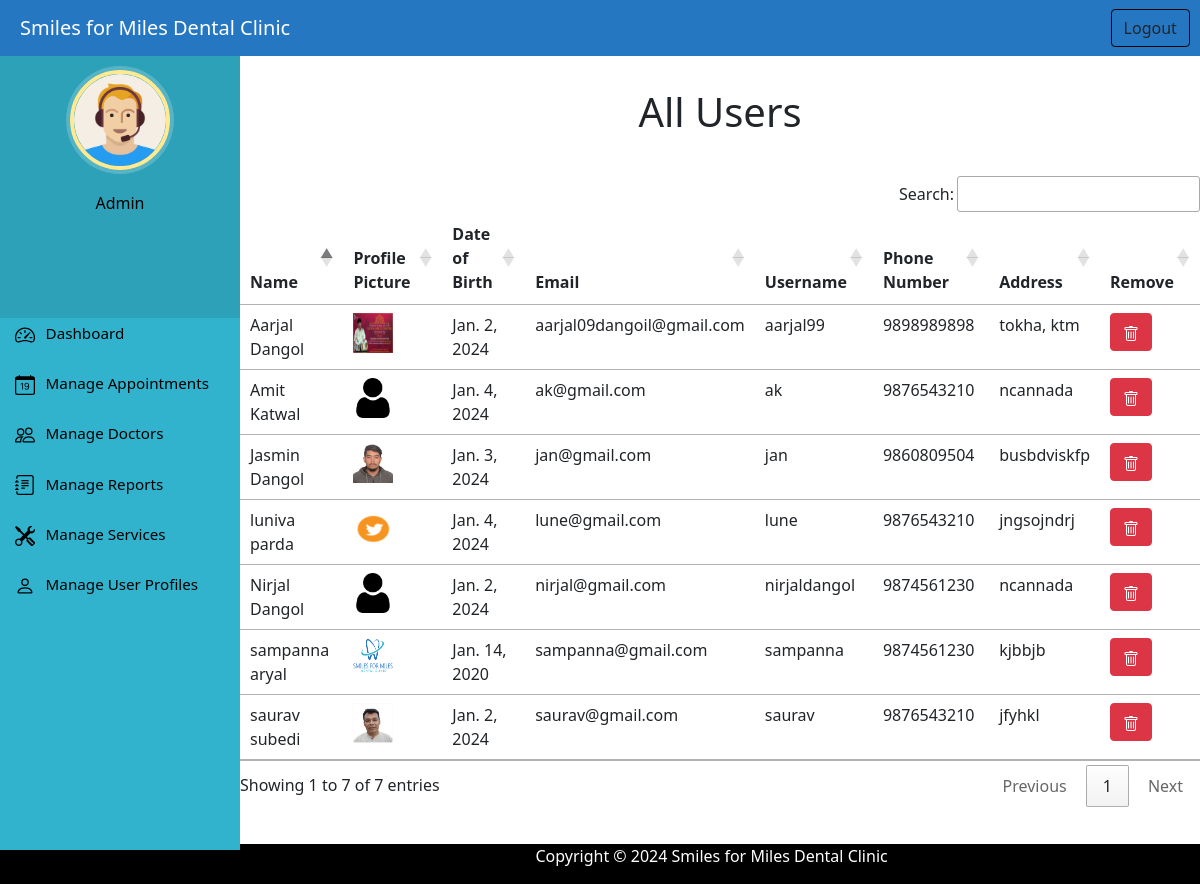
/admin_view_users (signed in), run on the app's committed database.
### home/models.py (models this page shows, shortened)
class PatientUser(models.Model):
    user=models.OneToOneField(User, null=True, blank=False,on_delete=models.CASCADE)
    date_of_birth = models.DateField()
    phone_number = models.CharField(max_length=15)
    address = models.CharField(max_length=50)
    profile_picture = models.ImageField(upload_to='profile_pic/user_profile_pic/', default='img/defaultuser.png')

### home/views.py (the view)
# urls.py: path('admin_view_users', views.admin_view_users,name='admin_view_users'),
@login_required(login_url='/adminlogin')
@user_passes_test(is_admin)
def admin_view_users(request):
    patientUsers = PatientUser.objects.all
    return render(request,'admin_view_users.html', {'patientUser':patientUsers})

### home/views.py (called while the page is built)
def is_admin(user):
    return user.groups.filter(name='ADMIN').exists()

### templates/admin_view_users.html (shortened to what this page needs)
{% extends 'adminbase.html' %}
{% load static %}
{% block content %}
<h1 class="text-center" style="margin-top: 40px;">All Users</h1>
<div style="margin-top: 40px; padding-bottom: 8%;">
    <div class="panel panel-primary">
      <table id="example" class="table table-hover">
          <thead>
            <tr>
              <th>Name</th>
              <th>Profile Picture</th>
              <th>Date of Birth</th>
              <th>Email</th>
              <th>Username</th>
              <th>Phone Number</th>
              <th>Address</th>
              <th>Remove</th>
            </tr>
          </thead>
          {% for p in patientUser %}
          <tr>
            <td> {{p.user.first_name}} {{p.user.last_name}}</td>
            <td><img src="{% static p.profile_picture .url %}" alt="Profile Pic" height="40px" width="40px" /></td>
            <td>{{p.date_of_birth}}</td>
            <td>{{p.user.email}}</td>
            <td>{{p.user.username}}</td>
            <td>{{p.phone_number}}</td>
            <td>{{p.address}}</td>
            <td><a class="btn btn-danger btn-xs" onclick="return confirm('Are you sure you want to remove this User?')" href="{% url 'delete_patientUser' p.user.id  %}"></i</a></td>
          </tr>
          {% endfor %}
        </table>
    </div>
  </div>
{% endblock content %}

### templates/adminbase.html (shortened to what this page needs)
<!DOCTYPE html>
<html lang="en">
  <head>
    {% load static %}
    <link rel="stylesheet" href="{% static 'css/dashboardstyle.css' %}" />
    <link
      href="https://cdn.jsdelivr.net/npm/bootstrap@5.1.3/dist/css/bootstrap.min.css"
      rel="stylesheet"
    />
    <link
      rel="stylesheet"
      href="https://cdn.datatables.net/1.11.5/css/jquery.dataTables.min.css"
    />
    <link
      rel="stylesheet"
      href="https://cdn.datatables.net/buttons/2.2.2/css/buttons.dataTables.min.css"
    />
  </head>
  <body>
    <nav class="menu" tabindex="0">
      <header class="avatar" style="margin-top: -5%; height: 35%">
        <img src="{% static "img/adminpropic.png" %}" alt="Profile Pic" />
        <br /><br />
        <h6 style="color: black">Admin</h6>
      </header>
      <ul style="margin-top: -10%">
        <li tabindex="0" class="icon-dashboard">
          <a style="color: black; text-decoration: none" href="/admindashboard"
            ><span>Dashboard</span></a
          >
        </li>
        <li tabindex="0" class="icon-calendar">
          <a
            style="color: black; text-decoration: none"
            href="/adminappointment"
            ><span>Manage Appointments</span></a
          >
        </li>
        <li tabindex="0" class="icon-doctor">
          <a
            style="color: black; text-decoration: none"
            href="/admin_view_doctors"
            ><span>Manage Doctors</span></a
          >
        </li>
        <li tabindex="0" class="icon-report">
          <a
            style="color: black; text-decoration: none"
            href="/admin_view_reports"
            ><span>Manage Reports</span></a
          >
        </li>
        <li tabindex="0" class="icon-service">
          <a
            style="color: black; text-decoration: none"
            href="/admin_view_services"
            ><span>Manage Services</span></a
          >
        </li>
        <li tabindex="0" class="icon-profile">
          <a
            style="color: black; text-decoration: none"
            href="/admin_view_users"
            ><span>Manage User Profiles</span></a
          >
        </li>
      </ul>
    </nav>
    <main>
      <div class="bs-example">
        <nav
          class="navbar navbar-expand-md navbar-dark fixed-top"
          style="background: #2677c2"
        >
          <a
            href="/admindashboard"
            class="navbar-brand"
            style="margin-left: 20px"
            >Smiles for Miles Dental Clinic</a
          >
          <div
            class="collapse navbar-collapse justify-content-between"
            id="navbarCollapse"
          >
            <div class="navbar-nav" style="margin-left: 90%">
              <a
                type="button"
                onclick="return confirm('Are you sure you want to logout?')"
                class="btn"
                href="/logout"
                style="border-color: black"
                >Logout</a
              >
            </div>
          </div>
        </nav>
      </div>
      <br /><br />
      {% block content %} {% endblock content %}
      <footer style="position: fixed; left: 0; bottom: 0; width: 100%">
        <div class="container">
          <div class="row">
            <div class="col-md-12 col-sm-12">
              <div
                style="color: #ffffff; padding-left: 20%"
                class="wow fadeInUp footer-copyright"
              >
                <p>Copyright &copy; 2024 Smiles for Miles Dental Clinic</p>
              </div>
            </div>
          </div>
        </div>
      </footer>
    </main>
  </body>
</html>

### static/css/dashboardstyle.css (style rules this page uses)
a:link { text-decoration: none; }
a { color: white; }
footer { padding: 0px 0px 0px 0px; background-color: black; margin: 0px; }
p { text-align: center; }
h6 { color: black; }
body { padding-left: 240px; color: black; }
main { position: relative; height: 100vh; }
.menu { background: #31b3cd; height: 100vh; width: 240px; position: fixed; top: 50px; left: 0; z-index: 5; outline: none; }
.menu .avatar { background: rgba(0, 0, 0, 0.1); padding: 2em 0.5em; text-align: center; }
.menu .avatar img { width: 100px; border-radius: 50%; overflow: hidden; border: 4px solid #ffea92; box-shadow: 0 0 0 4px rgba(255, 255, 255, 0.2); }
.menu ul { list-style: none; padding: 1em 0; margin: 0; }
.menu ul li { padding: 0.8em 1em 1em 3em; font-size: 0.95em; font-weight: regular; background-repeat: no-repeat; background-position: left 15px center; background-size: auto 20px; transition: all 0.15s linear; cursor: pointer; }
.menu ul li.icon-dashboard { background-image: url("../img/dashboard.svg"); }
.menu ul li.icon-report { background-image: url("../img/report.svg"); }
.menu ul li.icon-doctor { background-image: url("../img/people.svg"); }
.menu ul li.icon-calendar { background-image: url("../img/calendar.svg"); }
.menu ul li.icon-service { background-image: url("../img/service.svg"); }
.menu ul li.icon-profile { background-image: url("../img/person.svg"); }

### data on the page
PatientUser: user.first_name "Nirjal", user.last_name "Dangol", profile_picture (placeholder picture), date_of_birth "Jan. 2, 2024", user.email "nirjal@gmail.com", user.username "nirjaldangol", phone_number "9874561230", address "ncannada"
PatientUser: user.first_name "Amit", user.last_name "Katwal", profile_picture (picture), date_of_birth "Jan. 4, 2024", user.email "ak@gmail.com", user.username "ak", phone_number "9876543210", address "ncannada"
PatientUser: user.first_name "luniva", user.last_name "parda", profile_picture (picture), date_of_birth "Jan. 4, 2024", user.email "lune@gmail.com", user.username "lune", phone_number "9876543210", address "jngsojndrj"
PatientUser: user.first_name "sampanna", user.last_name "aryal", profile_picture (picture), date_of_birth "Jan. 14, 2020", user.email "sampanna@gmail.com", user.username "sampanna", phone_number "9874561230", address "kjbbjb"
PatientUser: user.first_name "saurav", user.last_name "subedi", profile_picture (picture), date_of_birth "Jan. 2, 2024", user.email "saurav@gmail.com", user.username "saurav", phone_number "9876543210", address "jfyhkl"
PatientUser: user.first_name "Aarjal", user.last_name "Dangol", profile_picture (picture), date_of_birth "Jan. 2, 2024", user.email "aarjal09dangoil@gmail.com", user.username "aarjal99", phone_number "9898989898", address "tokha, ktm"
PatientUser: user.first_name "Jasmin", user.last_name "Dangol", profile_picture (picture), date_of_birth "Jan. 3, 2024", user.email "jan@gmail.com", user.username "jan", phone_number "9860809504", address "busbdviskfp"
